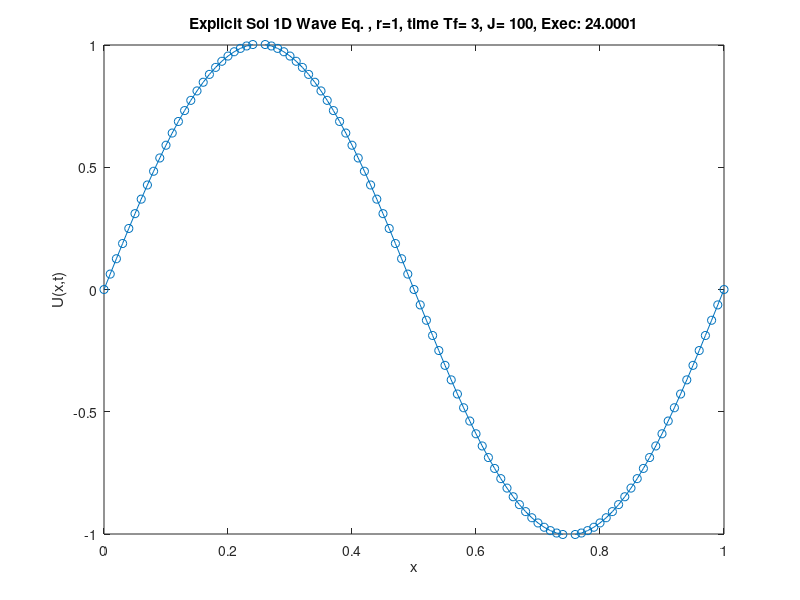

Source code (MATLAB):
%Math 511
%PDE HW 6, one-dimensional 2nd order wave equation with friction
%U_tt + eta*U_t = (c^2)U_xx
%2nd order explicit FD scheme
%zero boundary conditions 
clc; clear; close all;

tic;

% x domain [a, b]
a = 0;
b = 1;

%subintervals in x
N = 100;

%resolution/spacing/dx
dx=(b-a)/N;

%x vector of all points with spacing dx
x=(a:dx:b);

%x vector of interior points from dx to b-dx with spacing dx
x_1=(dx:dx:b-dx);

%resolution/spacing/dt
dt = 0.01;

%final time 0 for IC
Tf = 3;

%wave speed, C
c = 1;

%coefficient of friction
eta = 0;

%CFL (stability) constraint analogous to mu
%must be <=1
r = c*dt/dx;

%constant involving friction and time for convenience
B = eta*dt/2;

%number of timesteps
timesteps = ceil(Tf/dt);


%%%%Building Matrix A%%%%%%%%%%%%%%%%%%%%%%%%%%%%%%%%%%%%%%%%%%%%%%%%%%%%%%
% create center diagonal vector to use in A
center_diag = zeros( (N-1), 1) + (2*(1-r^2));

%create square matrix with center diagonal
A_center = diag(center_diag);

% create d+1 diagonal vector to use in A
diag_1 = zeros( N-2, 1) + r^2;

%create square matrix with d+1 diagonal
A_1 = diag(diag_1, 1);

%transpose it to get square matrix with d-1 diagonal
A_2 = diag(flip(diag_1), -1);

%add the 2 matrices to get d+1, d-1 in one matrix
A_diags = A_1 + A_2;

%add the center diagonal to complete the matrix
A = A_diags + A_center;
    
%%%%Matrix A is fully formed%%%%%%%%%%%%%%%%%%%%%%%%%%%%%%%%%%%%%%%%%%%%%%%

%%%%Create Initial Conditions%%%%%%%%%%%%%%%%%%%%%%%%%%%%%%%%%%%%%%%%%%%%%%

%initial condition of interior pts only

%initial displacement f(x)interior pts sine wave
u_initial = sin(2.*pi.*x_1./b);

%spike
%u_initial = exp(-400*(x_1-0.5).^2);

%make a column vector
u_initial = u_initial(:);


%initial velocity g(x) interior pts
init_vel = 0*x_1;
%make a column vector
init_vel = init_vel(:);

%%%%Solve Linear System of Equations%%%%%%%%%%%%%%%%%%%%%%%%%%%%%%%%%%%%%%%
    
for i=0 : timesteps
        
    %preserve IC    
    if i==0
        
    u_new = u_initial;
    
    u_current = u_initial;
    
    %handle first timelevel
    elseif i==1
      
         %second order method: U1 = (1/2)A*U0 + ∆tg(x)
         u_1 = 0.5*A*u_initial + dt*init_vel;
            
         %reassign
         u_current = u_initial;
         
         
    %compute next time level
    elseif i==2
      
         %second order method: U1 = (1/2)A*U0 + ∆tg(x)
         u_new = (A*u_1 +(B-1)*u_last)*(1/(B+1));
            
         %reassign
         u_current = u_initial;
         
         
    %compute next time level
    else
        
        %Solving the linear system Un+1 = AUo - Un-1
        u_new = (A*u_current +(B-1)*u_last)*(1/(B+1));
    
    end
    
%%%%Add in Boundary Conditions%%%%%%%%%%%%%%%%%%%%%%%%%%%%%%%%%%%%%%%%%%%%%   

    %convert u from col vect to horiz vector and add BC's to either end
    u_complete = [0, u_new', 0];
    
%%%%plot%%%%%%%%%%%%%%%%%%%%%%%%%%%%%%%%%%%%%%%%%%%%%%%%%%%%%%%%%%%%%%%%%%%
    figure(1)
    plot(x, u_complete, '-o')
    xlabel('x')
    ylabel('U(x,t)')
    ylim([-1,1])
    title(['Explicit Sol 1D Wave Eq. , r='...
        ,num2str(r), ', time Tf= ',num2str(i * dt)...
        , ', J= ', num2str(N), ', Exec: ', num2str(toc)])
    
    
    %update U's
    u_last = u_current;
    
    u_current = u_new;

end

toc;